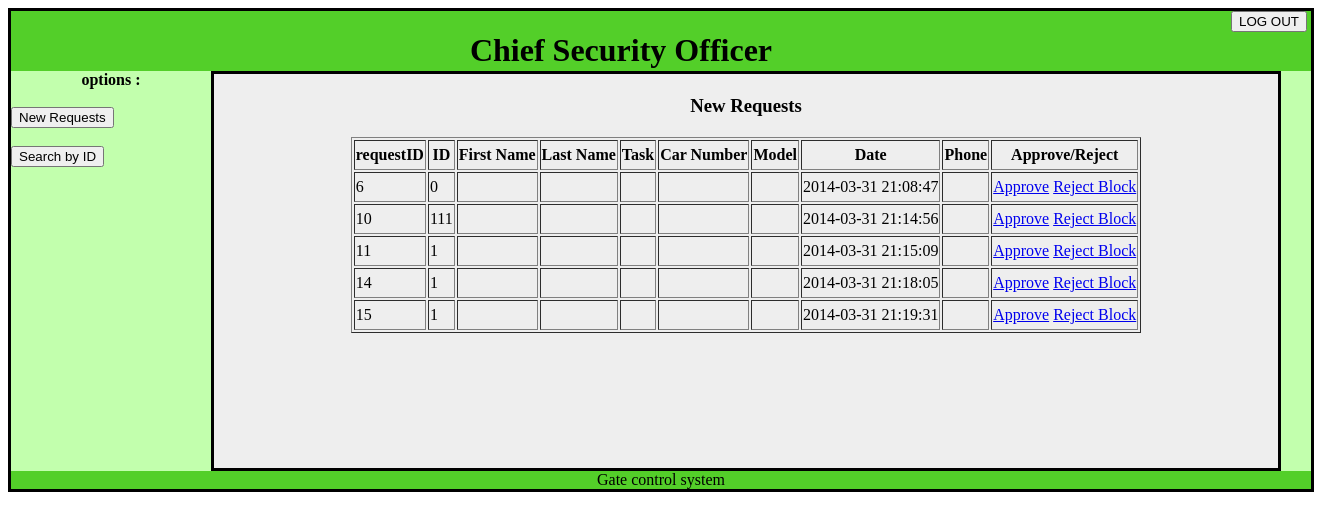
Page /chief.php on the earlier database version.
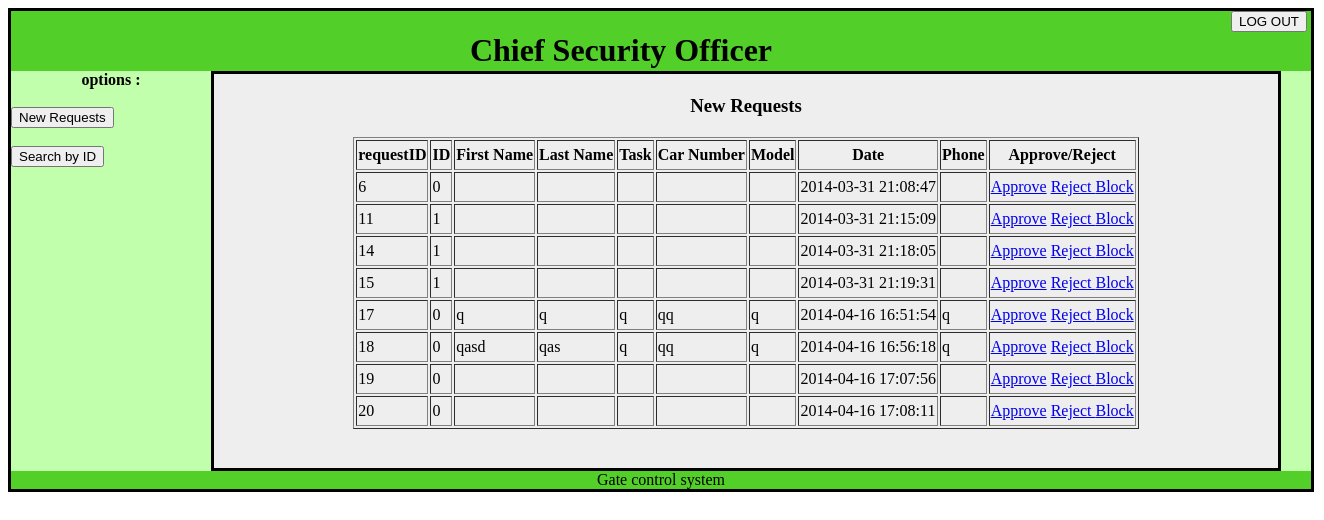
Same page on the later database version.
### tables this page shows
CREATE TABLE IF NOT EXISTS `requesttable` (
  `requestID` int(11) NOT NULL,
  `userID` int(9) NOT NULL,
  `firstName` text NOT NULL,
  `lastName` text NOT NULL,
  `task` text NOT NULL,
  `carNumber` text NOT NULL,
  `model` text NOT NULL,
  `date` timestamp NOT NULL DEFAULT CURRENT_TIMESTAMP,
  `approvedBy` text NOT NULL,
  `phoneNumber` text NOT NULL,
  `status` text NOT NULL,
  PRIMARY KEY (`date`),
  UNIQUE KEY `requestID` (`requestID`),
  UNIQUE KEY `requestID_2` (`requestID`),
  KEY `requestID_3` (`requestID`)
);

### chief.php (the view, shortened to what this page needs)
<!DOCTYPE html PUBLIC "-//W3C//DTD XHTML 1.0 Transitional//EN" "http://www.w3.org/TR/xhtml1/DTD/xhtml1-transitional.dtd">
<html xmlns="http://www.w3.org/1999/xhtml">
<html>
<body>
<div id="container" style="width:1300px;border:3px solid black;">
<div id="header" style="background-color:#53CF29;height:60px;width:1220px;float:left;"><center>
<h1 style="margin-bottom:0;">Chief Security Officer</h1>
</center>
</div>
<div id="logout" style="background-color:#53CF29;height:60px;width:80px;float:left;"><FORM METHOD="logout" action="login.html">
<INPUT type="submit" value="LOG OUT">
</FORM></div>
<div id="menu" style="background-color:#C2FFAD;height:400px;width:200px;float:left;">
<b><center>options :</center></b>
<br>
<FORM METHOD="seeRequest" action="chief.php">
<INPUT type="submit" value="New Requests">
</FORM>
<br>
<FORM METHOD="Find" action="chief_find.html">
<INPUT type="submit" value="Search by ID">
</FORM>
</div>
<div id="content" style="background-color:#EEEEEE;height:394px;width:1064px;float:left;border:3px solid black; #ccc;font:16px/26px Georgia, Garamond, Serif;overflow:auto;">
<center>
<h3>New Requests</h3>
 <table border="1">
  <thead>
   <tr>
   <th>requestID</th>
   <th>ID</th>
   <th>First Name</th>
   <th>Last Name</th>
   <th>Task</th>
   <th>Car Number</th>
   <th>Model</th>
   <th>Date</th>
   <th>Phone</th>
   <th>Approve/Reject</th>
   </tr>
<?php
$status = "wait";
$status = mysql_real_escape_string($status);
$query = "SELECT *
    FROM requesttable
    where status = '$status'";
$result = mysql_query($query);
 while($row = mysql_fetch_array($result)) {
            ?>
                <tr>
                <td><?php echo $row['requestID']?></td>
                <td><?php echo $row['userID']?></td>
                <td><?php echo $row['firstName']?></td>
                <td><?php echo $row['lastName']?></td>
                <td><?php echo $row['task']?></td>
                <td><?php echo $row['carNumber']?></td>
                <td><?php echo $row['model']?></td>
                <td><?php echo $row['date']?></td>
                <td><?php echo $row['phoneNumber']?></td>
            <td> <?php echo"  <a href = 'approve.php?approve=$row[requestID]'>Approve</a> <a href = 'reject.php?reject=$row[requestID]'>Reject </a>
            <a href = 'block.php?block=$row[requestID]'>Block </a>"
            ?></td>
                </tr>
<?php
 }
?>
</thead>
   </table>
</center>
</div>
<div id="content1" style="background-color:#C2FFAD;height:400px;width:30px;float:left;">
</div>
<div id="footer" style="background-color:#53CF29;clear:both;text-align:center;">
Gate control system</div>
</div>
</body>
</html>

Differences in the rows shown:
no longer on this page (row edited): requesttable: requestID "10", userID "111", date "2014-03-31 21:14:56"
added requesttable: requestID "17", userID "0", firstName "q", lastName "q", task "q", carNumber "qq", model "q", date "2014-04-16 16:51:54", phoneNumber "q"
added requesttable: requestID "18", userID "0", firstName "qasd", lastName "qas", task "q", carNumber "qq", model "q", date "2014-04-16 16:56:18", phoneNumber "q"
added requesttable: requestID "19", userID "0", date "2014-04-16 17:07:56"
added requesttable: requestID "20", userID "0", date "2014-04-16 17:08:11"
